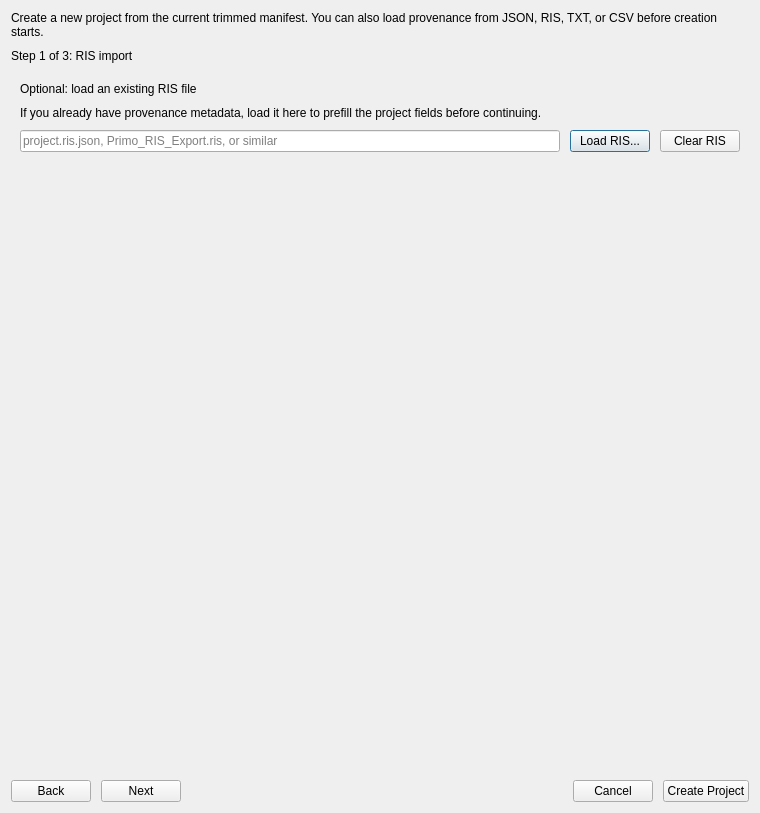
<?xml version="1.0" encoding="UTF-8"?>
<ui version="4.0">
 <class>ProjectCreationWizardDialog</class>
 <widget class="QDialog" name="ProjectCreationWizardDialog">
  <property name="windowModality">
   <enum>Qt::ApplicationModal</enum>
  </property>
  <property name="geometry">
   <rect>
    <x>0</x>
    <y>0</y>
    <width>760</width>
    <height>680</height>
   </rect>
  </property>
  <property name="windowTitle">
   <string>New Project</string>
  </property>
  <layout class="QVBoxLayout" name="verticalLayout">
   <property name="spacing">
    <number>10</number>
   </property>
   <item>
    <widget class="QLabel" name="introLabel">
     <property name="text">
      <string>Create a new project from the current trimmed manifest. You can also load provenance from JSON, RIS, TXT, or CSV before creation starts.</string>
     </property>
     <property name="wordWrap">
      <bool>true</bool>
     </property>
    </widget>
   </item>
   <item>
    <widget class="QLabel" name="page_title_label">
     <property name="text">
      <string>Step 1 of 3: RIS import</string>
     </property>
    </widget>
   </item>
   <item>
    <widget class="QStackedWidget" name="page_stack">
     <property name="currentIndex">
      <number>0</number>
     </property>
     <widget class="QWidget" name="page_ris_import">
      <layout class="QVBoxLayout" name="risLayout">
       <property name="spacing">
        <number>10</number>
       </property>
       <item>
        <widget class="QLabel" name="risLabel">
         <property name="text">
          <string>Optional: load an existing RIS file</string>
         </property>
        </widget>
       </item>
       <item>
        <widget class="QLabel" name="risHelpLabel">
         <property name="text">
          <string>If you already have provenance metadata, load it here to prefill the project fields before continuing.</string>
         </property>
         <property name="wordWrap">
          <bool>true</bool>
         </property>
        </widget>
       </item>
       <item>
        <layout class="QHBoxLayout" name="risRowLayout">
         <item>
          <widget class="QLineEdit" name="ris_path_edit">
           <property name="readOnly">
            <bool>true</bool>
           </property>
           <property name="placeholderText">
            <string>project.ris.json, Primo_RIS_Export.ris, or similar</string>
           </property>
          </widget>
         </item>
         <item>
          <widget class="QPushButton" name="ris_browse_button">
           <property name="text">
            <string>Load RIS...</string>
           </property>
          </widget>
         </item>
         <item>
          <widget class="QPushButton" name="ris_clear_button">
           <property name="text">
            <string>Clear RIS</string>
           </property>
          </widget>
         </item>
        </layout>
       </item>
       <item>
        <widget class="QLabel" name="status_label">
         <property name="text">
          <string/>
         </property>
         <property name="wordWrap">
          <bool>true</bool>
         </property>
        </widget>
       </item>
       <item>
        <spacer name="risSpacer">
         <property name="orientation">
          <enum>Qt::Vertical</enum>
         </property>
         <property name="sizeHint" stdset="0">
          <size>
           <width>20</width>
           <height>40</height>
          </size>
         </property>
        </spacer>
       </item>
      </layout>
     </widget>
     <widget class="QWidget" name="page_project_details">
      <layout class="QVBoxLayout" name="detailsLayout">
       <property name="spacing">
        <number>10</number>
       </property>
       <item>
        <widget class="QLabel" name="detailsHeadingLabel">
         <property name="text">
          <string>Project details</string>
         </property>
        </widget>
       </item>
       <item>
        <widget class="QLabel" name="project_name_label">
         <property name="text">
          <string>Project name</string>
         </property>
        </widget>
       </item>
       <item>
        <widget class="QLineEdit" name="project_name_edit">
         <property name="placeholderText">
          <string>Erasmus1523</string>
         </property>
        </widget>
       </item>
       <item>
        <widget class="QLabel" name="project_name_hint_label">
         <property name="text">
          <string/>
         </property>
         <property name="wordWrap">
          <bool>true</bool>
         </property>
        </widget>
       </item>
       <item>
        <widget class="QLabel" name="project_purpose_label">
         <property name="text">
          <string>Project purpose</string>
         </property>
        </widget>
       </item>
       <item>
        <widget class="QPlainTextEdit" name="project_purpose_edit">
         <property name="placeholderText">
          <string>Create a readable text version of the source file with duplicate font</string>
         </property>
        </widget>
       </item>
       <item>
        <widget class="QLabel" name="user_intent_label">
         <property name="text">
          <string>User intent summary</string>
         </property>
        </widget>
       </item>
       <item>
        <widget class="QPlainTextEdit" name="user_intent_edit">
         <property name="placeholderText">
          <string>Describe the user intent for this project</string>
         </property>
        </widget>
       </item>
       <item>
        <layout class="QHBoxLayout" name="metadataRowLayout">
         <item>
          <layout class="QVBoxLayout" name="triggerColumnLayout">
           <item>
            <widget class="QLabel" name="creationTriggerLabel">
             <property name="text">
              <string>Creation trigger</string>
             </property>
            </widget>
           </item>
           <item>
            <widget class="QLineEdit" name="creation_trigger_edit">
             <property name="text">
              <string>MyServer_button</string>
             </property>
            </widget>
           </item>
          </layout>
         </item>
         <item>
          <layout class="QVBoxLayout" name="contextColumnLayout">
           <item>
            <widget class="QLabel" name="sourceContextLabel">
             <property name="text">
              <string>Source context</string>
             </property>
            </widget>
           </item>
           <item>
            <widget class="QLineEdit" name="source_context_edit">
             <property name="text">
              <string>MyServer_UI</string>
             </property>
            </widget>
           </item>
          </layout>
         </item>
        </layout>
       </item>
       <item>
        <layout class="QHBoxLayout" name="projectTypeRowLayout">
         <item>
          <layout class="QVBoxLayout" name="modeColumnLayout">
           <item>
            <widget class="QLabel" name="projectModeLabel">
             <property name="text">
              <string>Project mode</string>
             </property>
            </widget>
           </item>
           <item>
            <widget class="QComboBox" name="project_mode_combo">
             <item>
              <property name="text">
               <string>development</string>
              </property>
             </item>
             <item>
              <property name="text">
               <string>collaboration</string>
              </property>
             </item>
            </widget>
           </item>
          </layout>
         </item>
         <item>
          <layout class="QVBoxLayout" name="domainColumnLayout">
           <item>
            <widget class="QLabel" name="projectDomainLabel">
             <property name="text">
              <string>Content domain</string>
             </property>
            </widget>
           </item>
           <item>
            <widget class="QComboBox" name="project_domain_combo">
             <item>
              <property name="text">
               <string>scriptural</string>
              </property>
             </item>
             <item>
              <property name="text">
               <string>secular</string>
              </property>
             </item>
            </widget>
           </item>
          </layout>
         </item>
        </layout>
       </item>
        <item>
         <widget class="QGroupBox" name="scriptural_source_group">
          <property name="title">
           <string>Scriptural source (required for scriptural domain)</string>
          </property>
          <layout class="QHBoxLayout" name="scripturalSourceLayout">
           <item>
            <widget class="QRadioButton" name="scriptural_source_old_radio">
             <property name="text">
              <string>Old Testament</string>
             </property>
            </widget>
           </item>
           <item>
            <widget class="QRadioButton" name="scriptural_source_new_radio">
             <property name="text">
              <string>New Testament</string>
             </property>
            </widget>
           </item>
           <item>
            <widget class="QRadioButton" name="scriptural_source_both_radio">
             <property name="text">
              <string>Both</string>
             </property>
             <property name="checked">
              <bool>true</bool>
             </property>
            </widget>
           </item>
          </layout>
         </widget>
        </item>
       <item>
        <widget class="QLabel" name="githubSectionLabel">
         <property name="text">
          <string>GitHub access credentials (optional)</string>
         </property>
        </widget>
       </item>
       <item>
        <layout class="QHBoxLayout" name="githubRowLayout">
         <item>
          <layout class="QVBoxLayout" name="githubUsernameLayout">
           <item>
            <widget class="QLabel" name="githubUsernameLabel">
             <property name="text">
              <string>GitHub username</string>
             </property>
            </widget>
           </item>
           <item>
            <widget class="QLineEdit" name="github_username_edit">
             <property name="placeholderText">
              <string>Used only when publishing a branch/PR</string>
             </property>
            </widget>
           </item>
          </layout>
         </item>
         <item>
          <layout class="QVBoxLayout" name="githubTokenLayout">
           <item>
            <widget class="QLabel" name="githubTokenLabel">
             <property name="text">
              <string>Access token</string>
             </property>
            </widget>
           </item>
           <item>
            <widget class="QLineEdit" name="github_token_edit">
             <property name="echoMode">
              <enum>QLineEdit::Password</enum>
             </property>
             <property name="placeholderText">
              <string>Used only when publishing a branch/PR</string>
             </property>
            </widget>
           </item>
          </layout>
         </item>
        </layout>
       </item>
       <item>
        <widget class="QLabel" name="creatorLabel">
         <property name="text">
          <string>Creator (optional)</string>
         </property>
        </widget>
       </item>
       <item>
        <widget class="QLineEdit" name="creator_edit">
         <property name="placeholderText">
          <string>Optional</string>
         </property>
        </widget>
       </item>
       <item>
        <widget class="QLabel" name="reviewHeadingLabel">
         <property name="text">
          <string>Review</string>
         </property>
        </widget>
       </item>
       <item>
        <widget class="QLabel" name="review_label">
         <property name="text">
          <string/>
         </property>
         <property name="wordWrap">
          <bool>true</bool>
         </property>
        </widget>
       </item>
       <item>
        <widget class="QLabel" name="details_status_label">
         <property name="text">
          <string/>
         </property>
         <property name="wordWrap">
          <bool>true</bool>
         </property>
        </widget>
       </item>
       <item>
        <spacer name="detailsSpacer">
         <property name="orientation">
          <enum>Qt::Vertical</enum>
         </property>
         <property name="sizeHint" stdset="0">
          <size>
           <width>20</width>
           <height>40</height>
          </size>
         </property>
        </spacer>
       </item>
      </layout>
     </widget>
     <widget class="QWidget" name="page_project_database">
      <layout class="QVBoxLayout" name="databaseLayout">
       <property name="spacing">
        <number>10</number>
       </property>
       <item>
        <widget class="QLabel" name="databaseLabel">
         <property name="text">
          <string>Project database values are stored in SQLite and mirrored to JSON for fast reloads.</string>
         </property>
         <property name="wordWrap">
          <bool>true</bool>
         </property>
        </widget>
       </item>
       <item>
        <widget class="QScrollArea" name="database_scroll">
         <property name="frameShape">
          <enum>QFrame::NoFrame</enum>
         </property>
         <property name="widgetResizable">
          <bool>true</bool>
         </property>
         <widget class="QWidget" name="database_scroll_content">
          <property name="geometry">
           <rect>
            <x>0</x>
            <y>0</y>
            <width>710</width>
            <height>420</height>
           </rect>
          </property>
          <layout class="QVBoxLayout" name="databaseContentLayout">
           <item>
            <widget class="QLabel" name="databasePlaceholderLabel">
             <property name="text">
              <string>Use this page to edit project database fields in Qt Designer.
Runtime currently populates this area dynamically from build_project_field_definitions().
Required for new projects: NumberColumns, ColumnName, ColumnLanguage.
Default ColumnName values: 1= centercol, 2= leftcol,rightcol, 3= leftcol,centercol,rightcol.
ColumnName and ColumnLanguage defaults can be manually overridden.</string>
             </property>
             <property name="wordWrap">
              <bool>true</bool>
             </property>
            </widget>
           </item>
           <item>
            <layout class="QFormLayout" name="database_form_layout">
             <property name="horizontalSpacing">
              <number>12</number>
             </property>
             <property name="verticalSpacing">
              <number>10</number>
             </property>
             <property name="fieldGrowthPolicy">
              <enum>QFormLayout::AllNonFixedFieldsGrow</enum>
             </property>
             <item row="0" column="0">
              <widget class="QLabel" name="databaseProjectTypeLabel">
               <property name="text">
                <string>ProjectType</string>
               </property>
              </widget>
             </item>
             <item row="0" column="1">
              <widget class="QComboBox" name="database_project_type_combo">
               <item>
                <property name="text">
                                 <string>Scriptural</string>
                </property>
               </item>
               <item>
                <property name="text">
                                 <string>Secular</string>
                </property>
               </item>
              </widget>
             </item>
             <item row="1" column="0">
              <widget class="QLabel" name="databaseSourceTypeLabel">
               <property name="text">
                <string>SourceType</string>
               </property>
              </widget>
             </item>
             <item row="1" column="1">
              <widget class="QComboBox" name="database_source_type_combo">
               <item>
                <property name="text">
                 <string>Scan</string>
                </property>
               </item>
               <item>
                <property name="text">
                                 <string>PDF</string>
                </property>
               </item>
              </widget>
             </item>
             <item row="2" column="0">
              <widget class="QLabel" name="databaseProvenancePathLabel">
               <property name="text">
                <string>ProvenancePath</string>
               </property>
              </widget>
             </item>
             <item row="2" column="1">
              <widget class="QLineEdit" name="database_provenance_path_edit"/>
             </item>
             <item row="3" column="0">
              <widget class="QLabel" name="databaseNumberColumnsLabel">
               <property name="text">
                <string>NumberColumns (required)</string>
               </property>
              </widget>
             </item>
             <item row="3" column="1">
              <widget class="QSpinBox" name="database_number_columns_spin">
               <property name="minimum">
                <number>1</number>
               </property>
               <property name="maximum">
                <number>3</number>
               </property>
               <property name="value">
                <number>1</number>
               </property>
              </widget>
             </item>
             <item row="4" column="0">
              <widget class="QLabel" name="databaseColumnNameLabel">
               <property name="text">
                <string>ColumnName (required)</string>
               </property>
              </widget>
             </item>
             <item row="4" column="1">
              <widget class="QLineEdit" name="database_column_name_edit">
               <property name="text">
                <string>centercol</string>
               </property>
              </widget>
             </item>
             <item row="5" column="0">
              <widget class="QLabel" name="databaseColumnLanguageLabel">
               <property name="text">
                <string>ColumnLanguage (required)</string>
               </property>
              </widget>
             </item>
             <item row="5" column="1">
              <widget class="QLineEdit" name="database_column_language_edit">
               <property name="text">
                <string>eng</string>
               </property>
              </widget>
             </item>
            </layout>
           </item>
           <item>
            <widget class="QLabel" name="language_count_label">
             <property name="text">
              <string>Languages selected: 0</string>
             </property>
            </widget>
           </item>
           <item>
            <spacer name="databaseSpacer">
             <property name="orientation">
              <enum>Qt::Vertical</enum>
             </property>
             <property name="sizeHint" stdset="0">
              <size>
               <width>20</width>
               <height>40</height>
              </size>
             </property>
            </spacer>
           </item>
          </layout>
         </widget>
        </widget>
       </item>
      </layout>
     </widget>
    </widget>
   </item>
   <item>
    <layout class="QHBoxLayout" name="buttonRowLayout">
     <item>
      <widget class="QPushButton" name="back_button">
       <property name="text">
        <string>Back</string>
       </property>
      </widget>
     </item>
     <item>
      <widget class="QPushButton" name="next_button">
       <property name="text">
        <string>Next</string>
       </property>
      </widget>
     </item>
     <item>
      <spacer name="buttonRowSpacer">
       <property name="orientation">
        <enum>Qt::Horizontal</enum>
       </property>
       <property name="sizeHint" stdset="0">
        <size>
         <width>40</width>
         <height>20</height>
        </size>
       </property>
      </spacer>
     </item>
     <item>
      <widget class="QPushButton" name="cancel_button">
       <property name="text">
        <string>Cancel</string>
       </property>
      </widget>
     </item>
     <item>
      <widget class="QPushButton" name="create_button">
       <property name="text">
        <string>Create Project</string>
       </property>
      </widget>
     </item>
    </layout>
   </item>
  </layout>
 </widget>
 <resources/>
 <connections/>
</ui>
